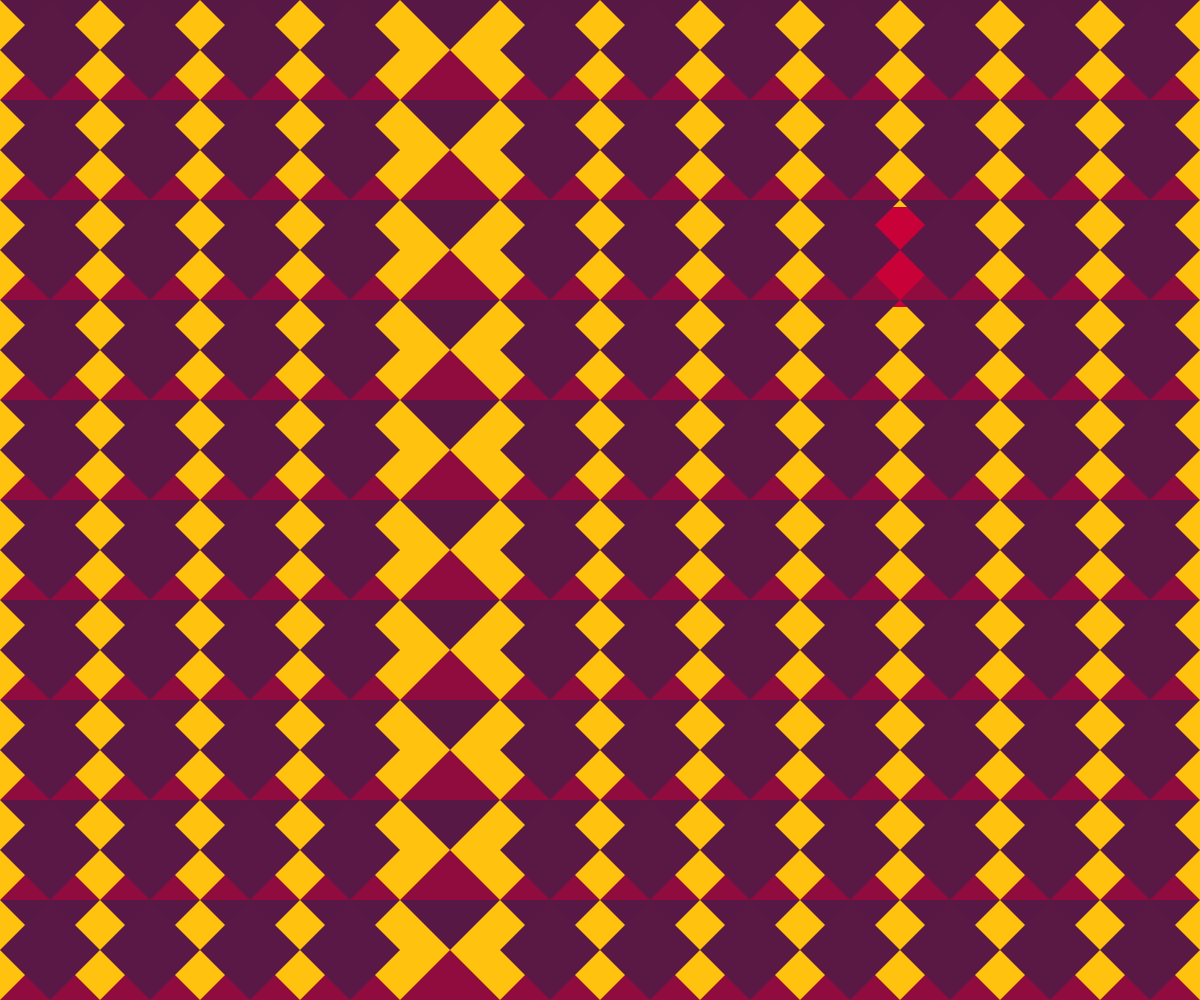
Frame 1 (no input)
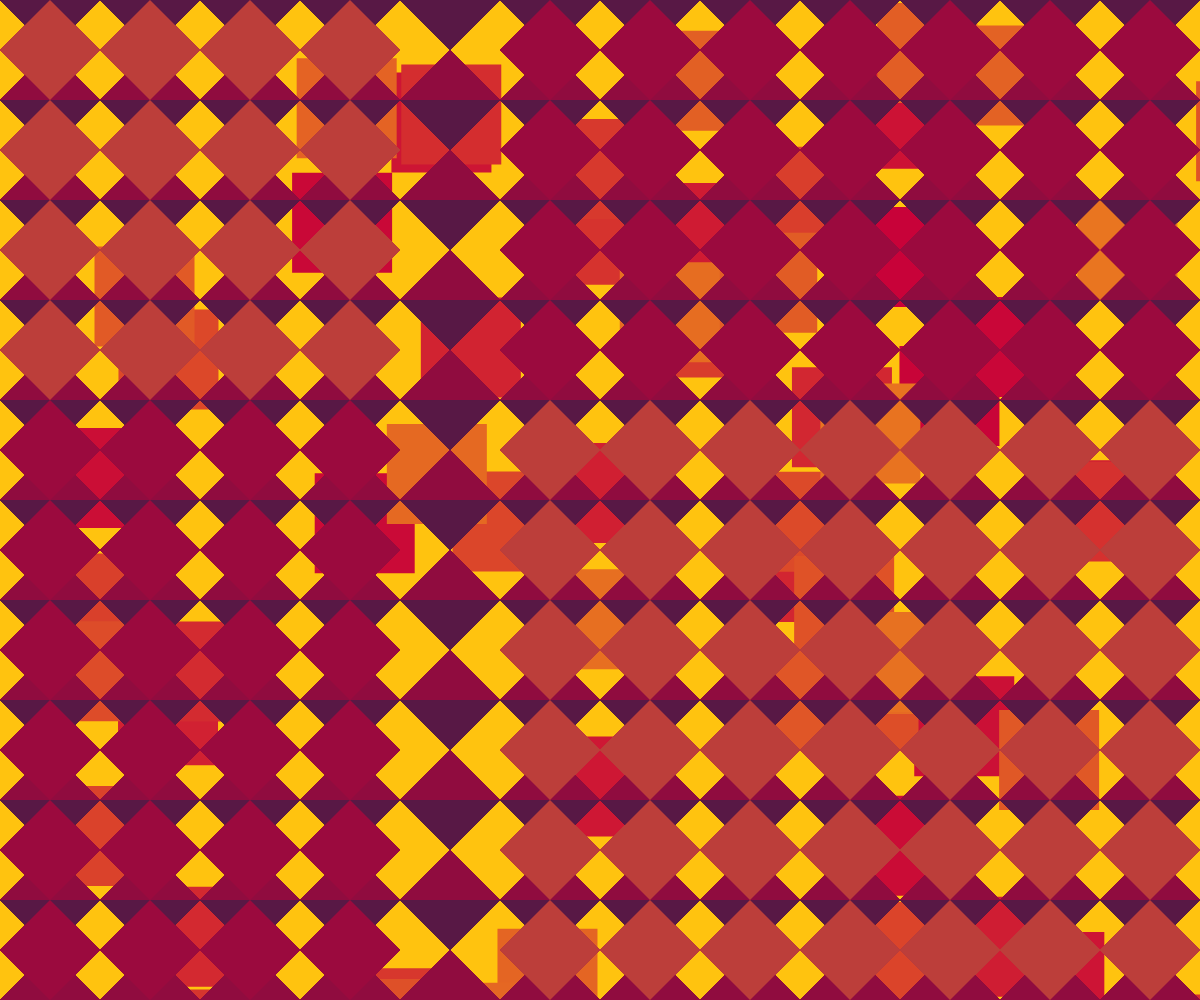
Frame 60 (no input)
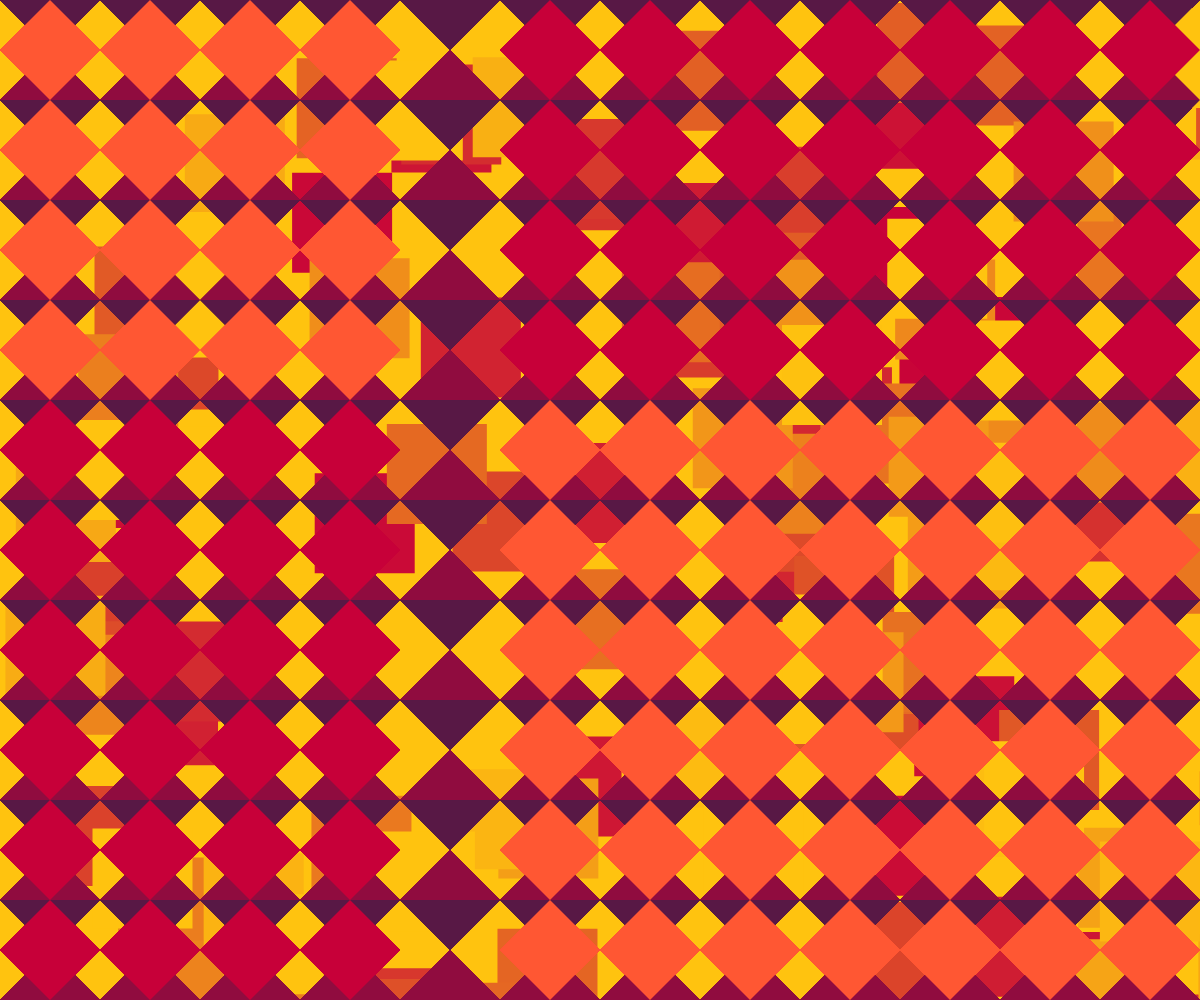
Frame 120 (the mouse pressed at the canvas centre since frame 60)

The p5.js sketch that drew these frames (run headless with seeded random() and noise() and a simulated clock; from frame 60 on, the mouse is pressed at the canvas centre):

// p5.js sketch
// ── sketch.js
var col1 = '#581845';
var col2 = '#900c3f';
var col3 = '#c70039';
var col4 = '#ff5733';
var col5 = '#ffc30f';

var colorList = [col3, col4, col5];


function preload() {
  // put preload code here
}

function setup() {
  createCanvas(windowWidth, windowHeight);
  background(col5)
  noStroke();
  angleMode(DEGREES);

}

function draw() {
  var x = random() * windowWidth;
  var y = random() * windowHeight;
  fill(lerpColor(color(col3), color(col5), frameCount/100));
  quad(x, y, x + 100, y, x+ 100, y+100, x, y+100);


  // triangles
  for (var t = 0; t < windowWidth; t += 100) {
    for (var u = 0; u < windowHeight; u += 100) {

      fill(color(col1));
      triangle(t, u, t + 100, u, t + 50, u + 50);
      fill(color(col2));
      triangle(t, u + 100, t + 100, u + 100, t + 50, u + 50);

      if (t < windowWidth / 3 && u < windowHeight / 3 || t > windowWidth / 3 && u > windowHeight / 3) {
        fill(lerpColor(color(col1), color(col4), frameCount/100));
        quad(t, u + 50, t + 50, u, t + 100, u + 50, t + 50, u + 100);
      } else if (t > windowWidth / 3 && u < windowHeight / 3 || t < windowWidth/3 && u > windowHeight/3) {
        fill(lerpColor(color(col1), color(col3), frameCount/100));
        quad(t, u + 50, t + 50, u, t + 100, u + 50, t + 50, u + 100);

      }
    }
  }
}
